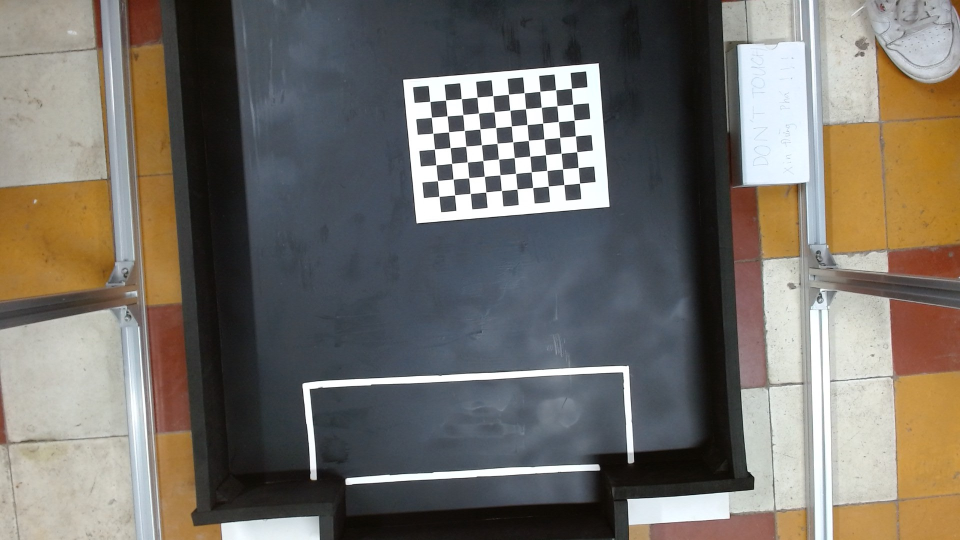
#> input picture camera_calib/WIN_20220912_18_27_53_Pro.jpg, 1920 x 1080 px (shown at 1/2 size); its folder holds 5 pictures in this run
$ python test.py
#> lines starting #> are read from the running program, lines starting #| are printed output that depends on the picture; after the words box and inside, x2 and y2 are one past the last pixel; in counts of white or black regions, pixels touching at a corner belong together
import numpy as np
import cv2 as cv
import glob
# termination criteria
criteria = (cv.TERM_CRITERIA_EPS + cv.TERM_CRITERIA_MAX_ITER, 30, 0.001)
# prepare object points, like (0,0,0), (1,0,0), (2,0,0) ....,(6,5,0)
objp = np.zeros((7*10,3), np.float32)
objp[:,:2] = np.mgrid[0:10,0:7].T.reshape(-1,2)
# Arrays to store object points and image points from all the images.
objpoints = [] # 3d point in real world space
imgpoints = [] # 2d points in image plane.
images = glob.glob('D:\BK-DOCS\Luan Van\lv_workspace\camera_calib\*.jpg')
for fname in images:
    print(fname)
    img = cv.imread(fname)
#> img is the input picture: shape (1080, 1920, 3); mean B, G, R 104.8, 111.8, 116.6
    gray = cv.cvtColor(img, cv.COLOR_BGR2GRAY)
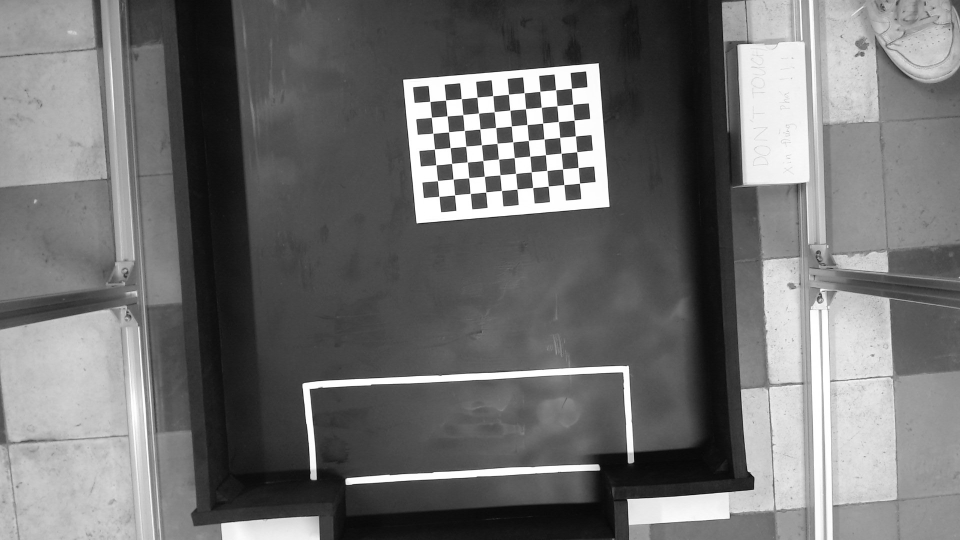
#> gray: shape (1080, 1920) (shown at 1/2 size); min 1, max 255, mean 112.5

    # Find the chess board corners
    ret, corners = cv.findChessboardCorners(gray, (10,7), None)
#> ret = True; corners = 70 rows, first 8: [860, 203.1], [891.6, 200.6], [923.1, 197.6], [954.5, 194.9], [985.6, 191.7], [1017.4, 189], [1048.5, 185.8], [1080.1, 183.3]
    # If found, add object points, image points (after refining them)
    if ret == True:
        objpoints.append(objp)
        corners2 = cv.cornerSubPix(gray,corners, (11,11), (-1,-1), criteria)
#> corners2 = 70 rows, first 8: [860.1, 203.3], [891.7, 200.6], [923.1, 197.7], [954.5, 195], [985.9, 191.8], [1017.4, 189.1], [1048.7, 185.9], [1080.1, 183.2]
        imgpoints.append(corners)
        # Draw and display the corners
        cv.drawChessboardCorners(img, (10,7), corners2, ret)
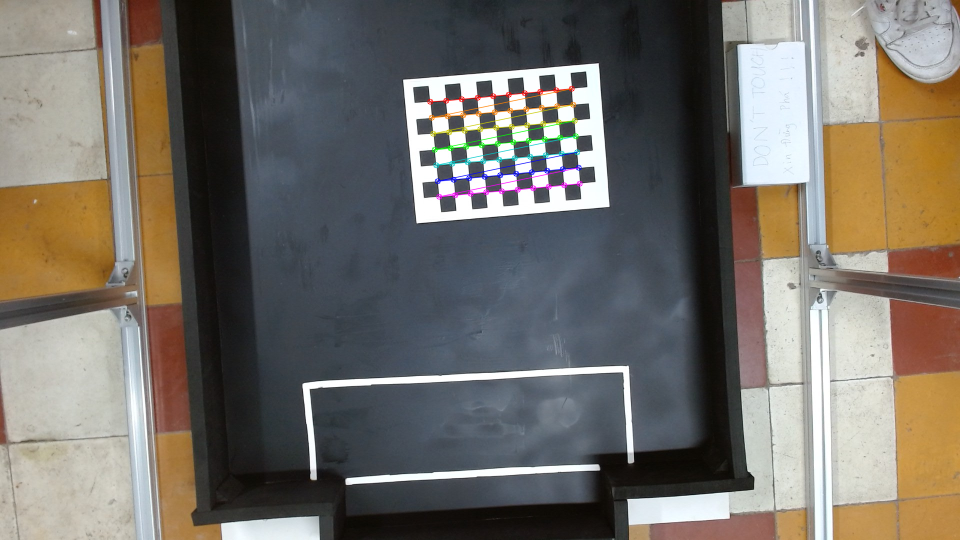
#> img: shape (1080, 1920, 3) (shown at 1/2 size); 0.78% of pixels changed, all inside (x1, y1, x2, y2) = (854, 171, 1166, 400)
        cv.imshow('img', img)
        cv.waitKey(500)
#> pass 2 of the loop `for fname in images:`:
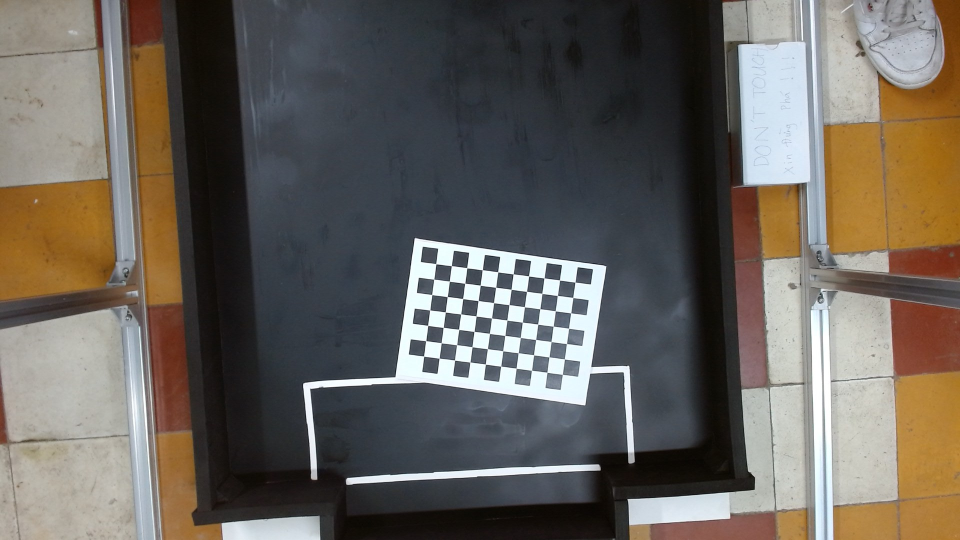
#> input picture camera_calib/WIN_20220912_18_27_57_Pro.jpg, 1920 x 1080 px (shown at 1/2 size)
#> img is the input picture: shape (1080, 1920, 3); mean B, G, R 91.8, 98.7, 104.4
#> `gray = cv.cvtColor(img, cv.COLOR_BGR2GRAY)`:
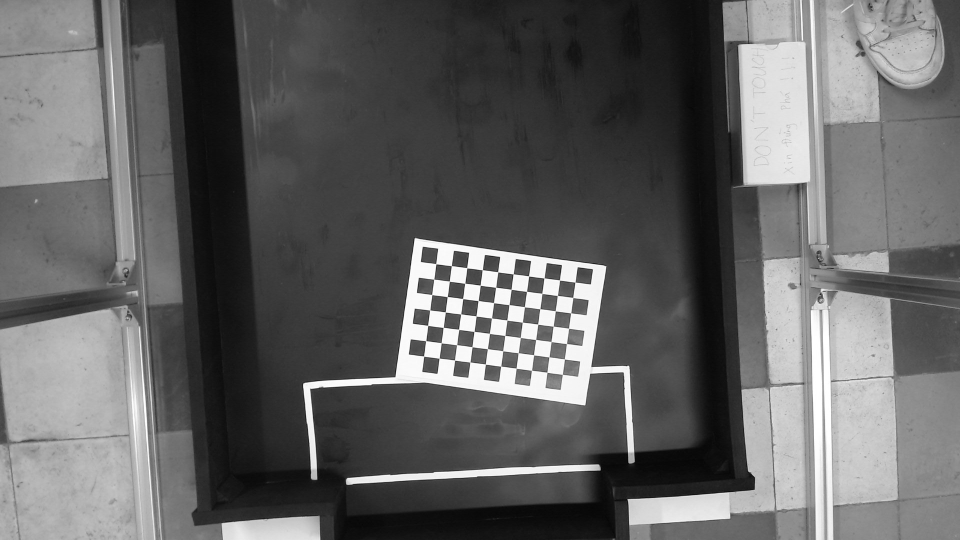
#> gray: shape (1080, 1920) (shown at 1/2 size); min 0, max 255, mean 99.6
#> corners = 70 rows, first 8: [872.1, 527.8], [903.1, 532], [934.2, 535.9], [965.1, 540], [995.9, 544], [1026.7, 548.3], [1057.6, 552.3], [1088.4, 556.5]
#> corners2 = 70 rows, first 8: [872.1, 527.9], [903.3, 531.8], [934, 535.9], [965, 540.2], [995.9, 544.1], [1026.7, 548.3], [1057.6, 552.4], [1088.5, 556.4]
#> `cv.drawChessboardCorners(img, (10,7), corners2, ret)`:
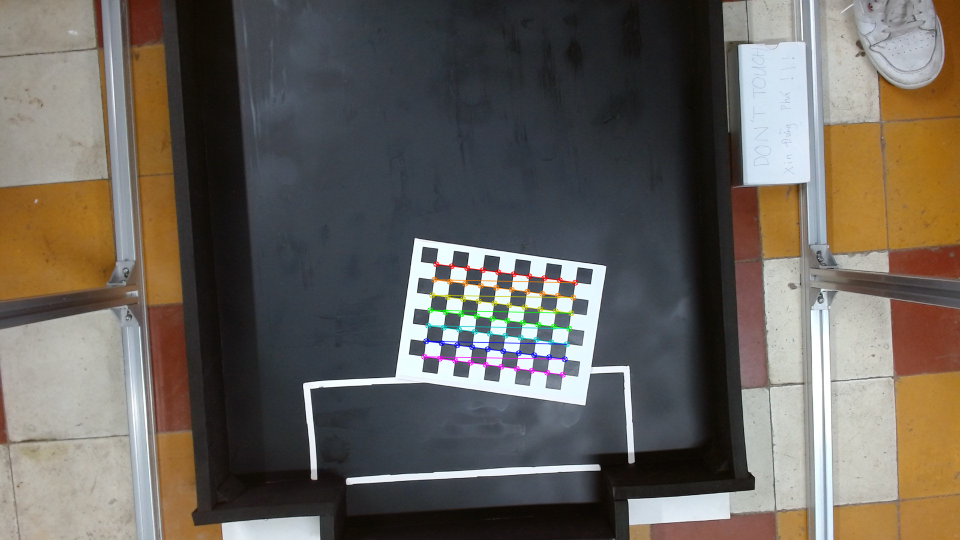
#> img: shape (1080, 1920, 3) (shown at 1/2 size); 0.78% of pixels changed, all inside (x1, y1, x2, y2) = (842, 522, 1157, 756)
#> pass 3 of the loop `for fname in images:`:
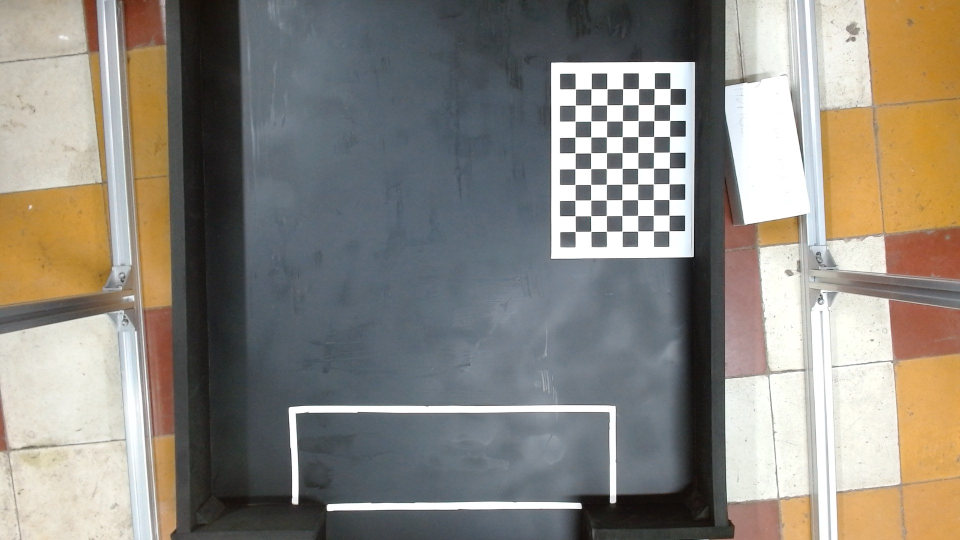
#> input picture camera_calib/WIN_20220912_18_39_03_Pro.jpg, 1920 x 1080 px (shown at 1/2 size)
#> img is the input picture: shape (1080, 1920, 3); mean B, G, R 126.1, 134.8, 139.9
#> `gray = cv.cvtColor(img, cv.COLOR_BGR2GRAY)`:
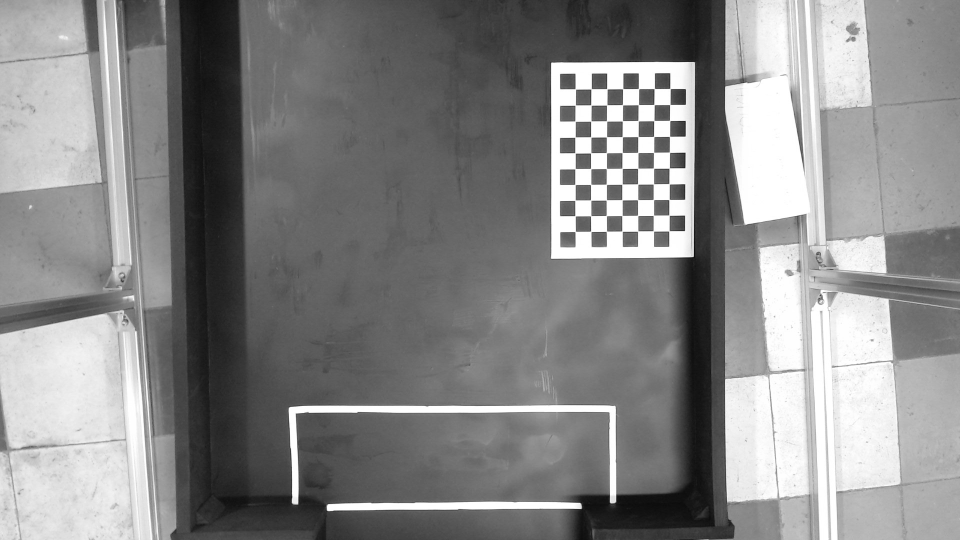
#> gray: shape (1080, 1920) (shown at 1/2 size); min 0, max 255, mean 135.3
#> corners = 70 rows, first 8: [1150.5, 463.7], [1150.5, 432.1], [1150.3, 401], [1150.3, 369.2], [1150.4, 338.1], [1150.3, 306.1], [1150.4, 274.8], [1150.5, 242.7]
#> corners2 = 70 rows, first 8: [1150.8, 463.4], [1150.5, 432.1], [1150.5, 400.9], [1150.5, 369.4], [1150.5, 337.9], [1150.5, 306.4], [1150.5, 274.7], [1150.6, 242.7]
#> `cv.drawChessboardCorners(img, (10,7), corners2, ret)`:
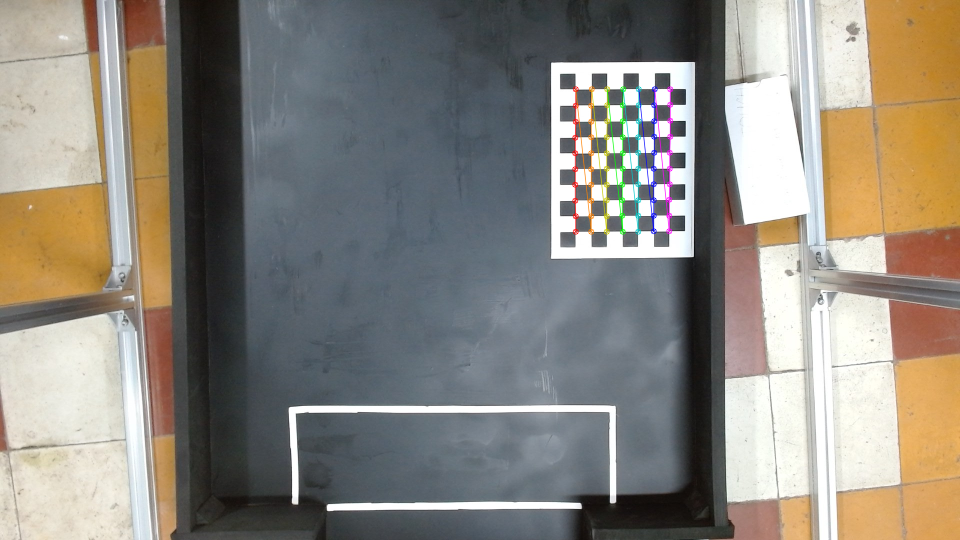
#> img: shape (1080, 1920, 3) (shown at 1/2 size); 0.79% of pixels changed, all inside (x1, y1, x2, y2) = (1144, 172, 1347, 470)
#> the loop made 5 passes; the first 3 are shown
cv.destroyAllWindows()
#Camera callib

ret, mtx, dist, rvecs, tvecs = cv.calibrateCamera(objpoints, imgpoints,gray.shape[::-1], None, None)
print('camera matrix: ',mtx)

img = cv.imread('D:\BK-DOCS\Luan Van\lv_workspace\camera_calib\pic_1.jpg')
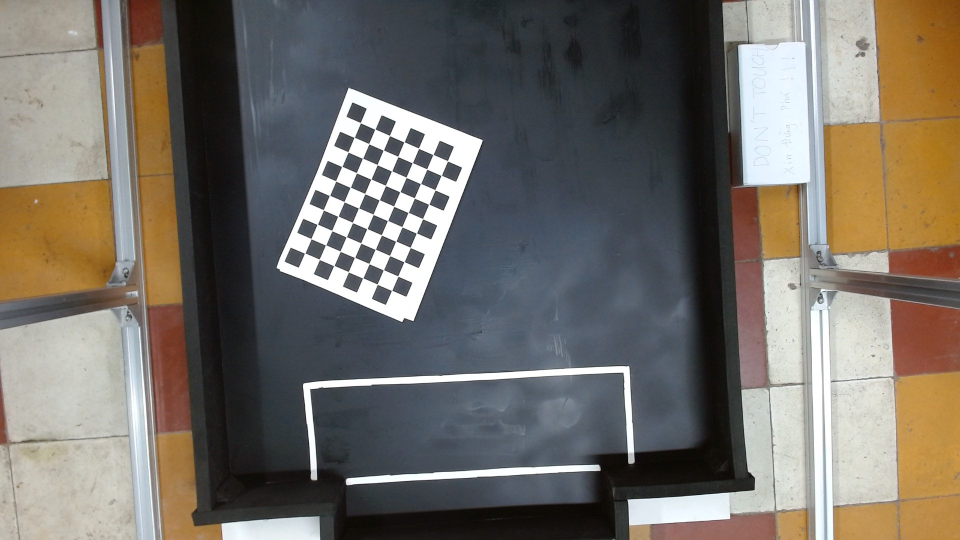
#> input picture camera_calib/pic_1.jpg, 1920 x 1080 px, found by its file name (shown at 1/2 size)
#> img is the input picture: shape (1080, 1920, 3); mean B, G, R 103.6, 111.1, 116.6
h,  w = img.shape[:2]
#> h = 1080; w = 1920
newcameramtx, roi = cv.getOptimalNewCameraMatrix(mtx, dist, (w,h), 1, (w,h))


# undistort
mapx, mapy = cv.initUndistortRectifyMap(mtx, dist, None, newcameramtx, (w,h), 5)
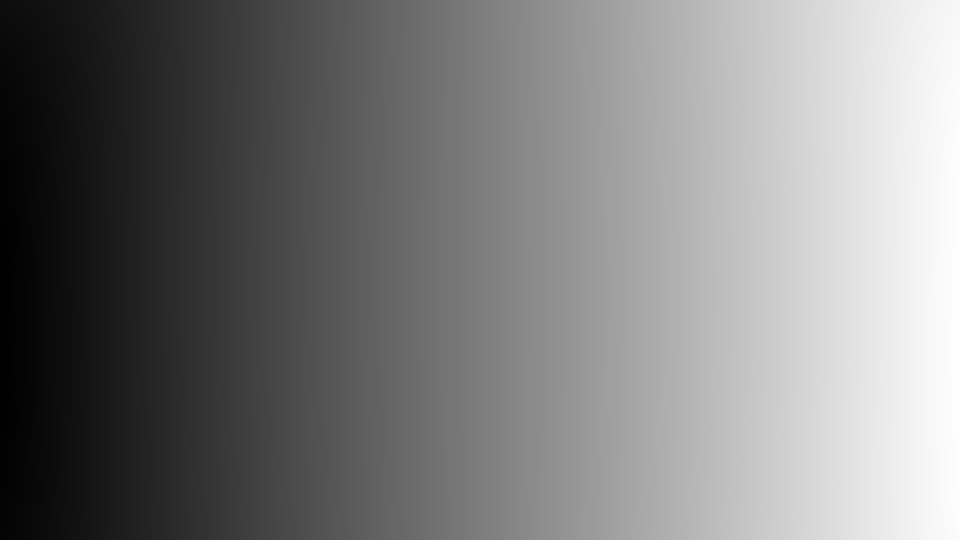
#> mapx: shape (1080, 1920) float32 (shown at 1/2 size); min -96.78, max 1967.6, mean 920.7; drawn with min black and max white
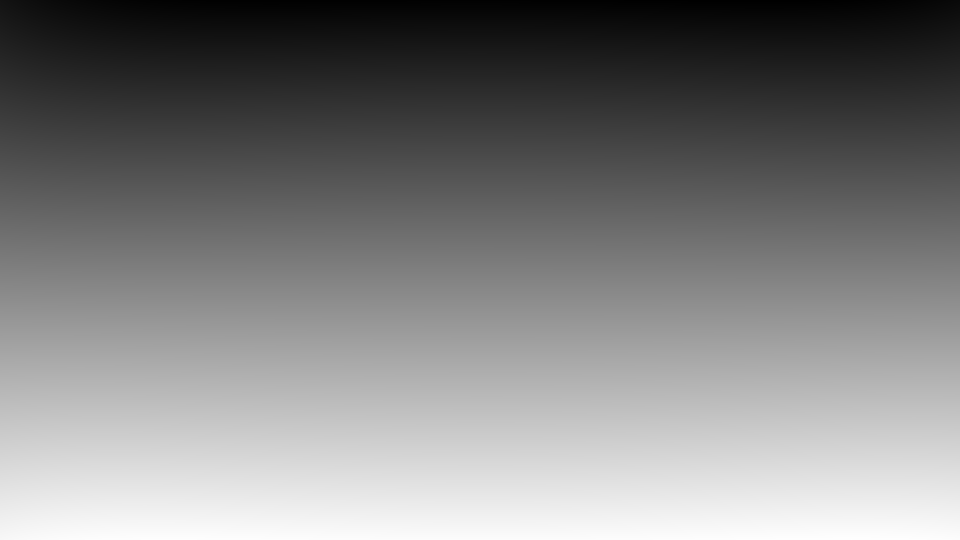
#> mapy: shape (1080, 1920) float32 (shown at 1/2 size); min -81.53, max 1096.2, mean 506; drawn with min black and max white
dst = cv.remap(img, mapx, mapy, cv.INTER_LINEAR)
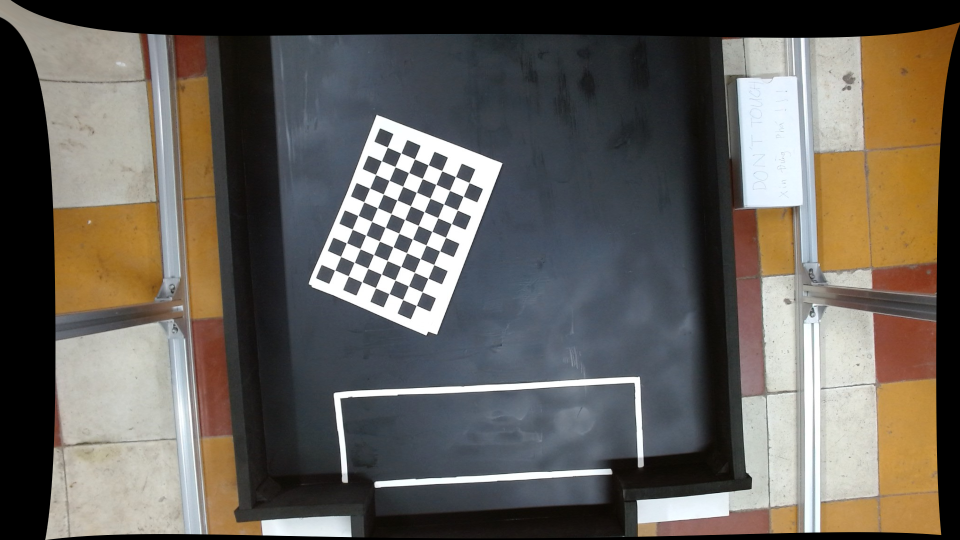
#> dst: shape (1080, 1920, 3) (shown at 1/2 size); mean B, G, R 89.4, 95.9, 100.7
# crop the image
x, y, w, h = roi
dst = dst[y:y+h, x:x+w]
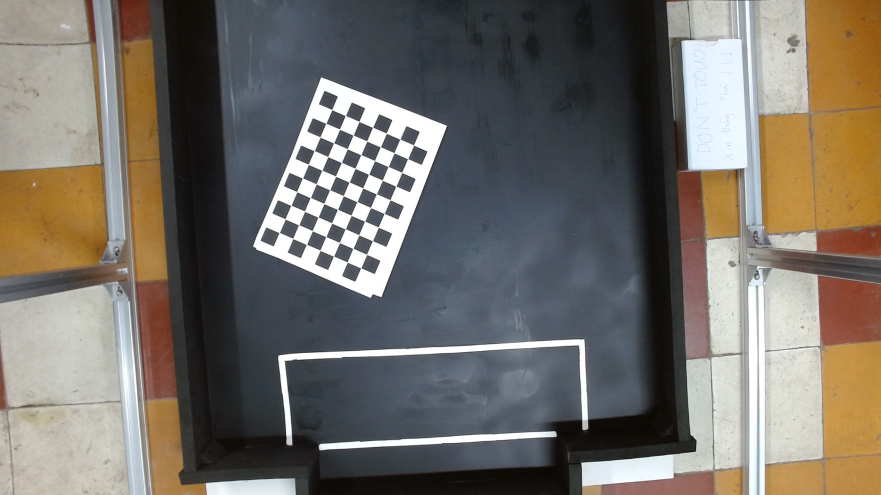
#> dst: shape (989, 1761, 3) (shown at 1/2 size); mean B, G, R 103.9, 111.2, 116.5
cv.imwrite('D:\BK-DOCS\Luan Van\lv_workspace\camera_calib\calibresult.png', dst)
